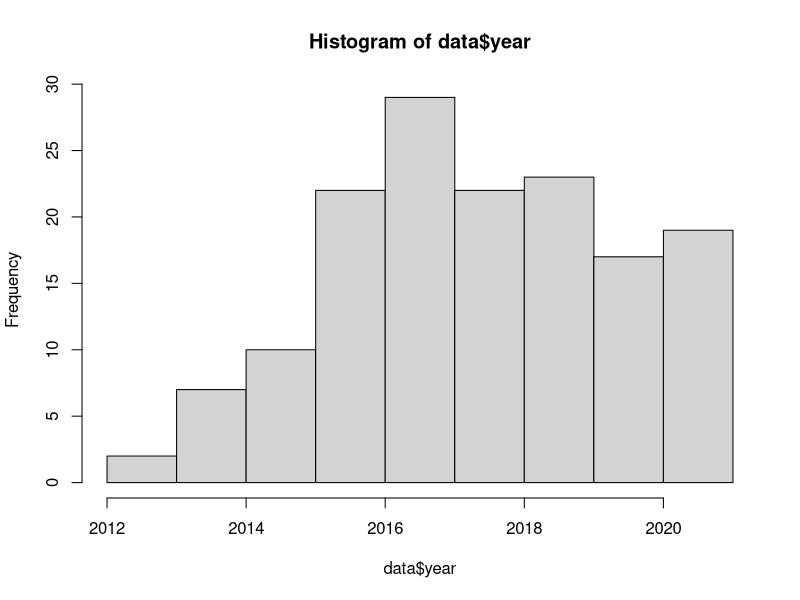

Recreate this plot in R. (Note: this script raises an error after producing the figure.)
# THIS FILE IS FOR ALL DATA ANALYSIS PORTIONS OF THE COVIDENCE REVIEW

# Loading in the data

data <- read.csv("LAg_sys_review_data.csv")

# Viewing the beginning of the data
head(data)
str(data)

# Load packages
library(tidyr)
library(dplyr)
library(tidyverse)
library(ggplot2)
library(lubridate)
library(broom)

# Data clean-up
data %>% 
  count(unknown)

data.v2 <- data %>% 
  mutate("unknown" = ifelse(unknown == "Yes", "Yes", "NA"))

data.v2$unknown <- as.factor(data.v2$unknown)

str(data.v2)

# Test Analyses 
hist(data$year)
data %>%
  group_by(eval_field) %>%
  count()

count(data[which(data$eval_field == 'Evaluation')])

table(data$eval_field)

data %>% 
  group_by(eval_field) %>% 
  count(unknown:polynesia)

data %>%
  gather()
  group_by(eval_field) %>%
  summarise(no = n()) %>%
  spread(eval_field, no)
# END TEST ANALYSES

# Tables
## Journal
journal.table <- table(data$journal)

## Year
year.table <- table(data$year)

## Evaluation / Field Use
eval.table <- table(data$eval_field)

## Population Descriptions
population.table <- table(data$pop_descript)

## Cohort Descriptions
cohort.table <- table(data$cohort_descript)

## Sample Type
sample.table <- table(data$sample_type)

## Assay Manufacturer
manufac.table <- data %>%
                  group_by(eval_field) %>%
                  count(assay_manufact)
